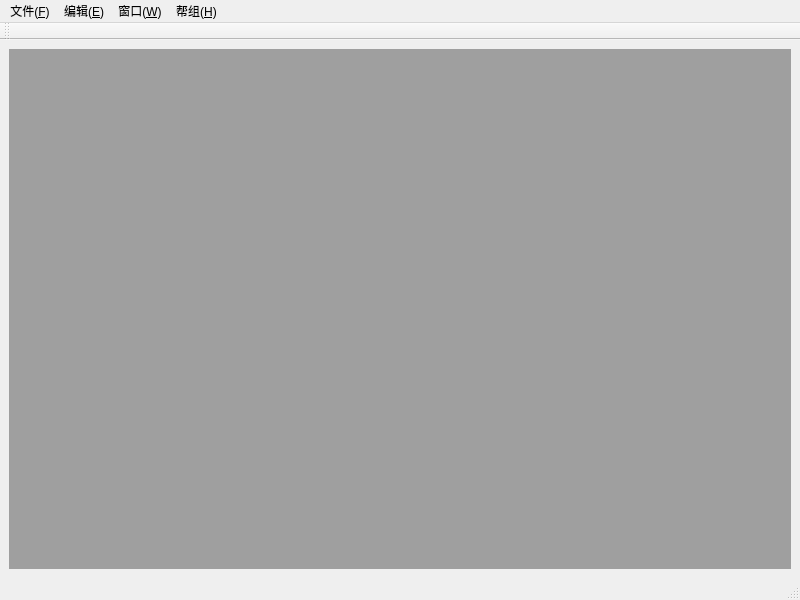
<?xml version="1.0" encoding="UTF-8"?>
<ui version="4.0">
 <class>mainwindow</class>
 <widget class="QMainWindow" name="mainwindow">
  <property name="geometry">
   <rect>
    <x>0</x>
    <y>0</y>
    <width>800</width>
    <height>600</height>
   </rect>
  </property>
  <property name="windowTitle">
   <string>mainwindow</string>
  </property>
  <widget class="QWidget" name="centralwidget">
   <layout class="QGridLayout" name="gridLayout">
    <item row="0" column="0">
     <widget class="QMdiArea" name="mdiArea"/>
    </item>
   </layout>
  </widget>
  <widget class="QMenuBar" name="menubar">
   <property name="geometry">
    <rect>
     <x>0</x>
     <y>0</y>
     <width>800</width>
     <height>23</height>
    </rect>
   </property>
   <widget class="QMenu" name="menu_F">
    <property name="title">
     <string>文件(&amp;F)</string>
    </property>
    <addaction name="actionNew"/>
    <addaction name="actionOpen"/>
    <addaction name="separator"/>
    <addaction name="actionSave"/>
    <addaction name="actionSaveAs"/>
    <addaction name="actionExit"/>
   </widget>
   <widget class="QMenu" name="menu_E">
    <property name="title">
     <string>编辑(&amp;E)</string>
    </property>
    <addaction name="actionUndo"/>
    <addaction name="actionRedo"/>
    <addaction name="separator"/>
    <addaction name="actionCut"/>
    <addaction name="actionCopy"/>
    <addaction name="actionPaste"/>
   </widget>
   <widget class="QMenu" name="menu_W">
    <property name="title">
     <string>窗口(&amp;W)</string>
    </property>
    <addaction name="actionClose"/>
    <addaction name="actionCloseAll"/>
    <addaction name="separator"/>
    <addaction name="actionTile"/>
    <addaction name="actionCascade"/>
    <addaction name="separator"/>
    <addaction name="actionNext"/>
    <addaction name="actionPrevious"/>
   </widget>
   <widget class="QMenu" name="menu_H">
    <property name="title">
     <string>帮组(&amp;H)</string>
    </property>
    <addaction name="actionAbout"/>
    <addaction name="action_QtAboutQt"/>
   </widget>
   <addaction name="menu_F"/>
   <addaction name="menu_E"/>
   <addaction name="menu_W"/>
   <addaction name="menu_H"/>
  </widget>
  <widget class="QStatusBar" name="statusbar"/>
  <widget class="QToolBar" name="toolBar">
   <property name="windowTitle">
    <string>toolBar</string>
   </property>
   <attribute name="toolBarArea">
    <enum>TopToolBarArea</enum>
   </attribute>
   <attribute name="toolBarBreak">
    <bool>false</bool>
   </attribute>
  </widget>
  <action name="actionNew">
   <property name="text">
    <string>新建文件(&amp;N)</string>
   </property>
   <property name="toolTip">
    <string>新建文件</string>
   </property>
   <property name="shortcut">
    <string>Ctrl+N</string>
   </property>
  </action>
  <action name="actionOpen">
   <property name="text">
    <string>打开文件(&amp;O)...</string>
   </property>
   <property name="toolTip">
    <string>打开文件</string>
   </property>
   <property name="shortcut">
    <string>Ctrl+O</string>
   </property>
  </action>
  <action name="actionSave">
   <property name="text">
    <string>保存(&amp;S)</string>
   </property>
   <property name="toolTip">
    <string>保存</string>
   </property>
   <property name="shortcut">
    <string>Ctrl+S</string>
   </property>
  </action>
  <action name="actionSaveAs">
   <property name="text">
    <string>另存为(&amp;A)...</string>
   </property>
   <property name="toolTip">
    <string>另存为</string>
   </property>
  </action>
  <action name="actionExit">
   <property name="text">
    <string>退出(X)</string>
   </property>
   <property name="toolTip">
    <string>退出</string>
   </property>
  </action>
  <action name="actionUndo">
   <property name="text">
    <string>撤销(&amp;Z)</string>
   </property>
   <property name="toolTip">
    <string>撤销</string>
   </property>
   <property name="shortcut">
    <string>Ctrl+Z</string>
   </property>
  </action>
  <action name="actionRedo">
   <property name="text">
    <string>恢复(&amp;Y)</string>
   </property>
   <property name="shortcut">
    <string>Ctrl+Y</string>
   </property>
  </action>
  <action name="actionCut">
   <property name="text">
    <string>剪切(&amp;X)</string>
   </property>
   <property name="toolTip">
    <string>剪切</string>
   </property>
   <property name="shortcut">
    <string>Ctrl+C</string>
   </property>
  </action>
  <action name="actionCopy">
   <property name="text">
    <string>复制(&amp;C)</string>
   </property>
   <property name="toolTip">
    <string>复制</string>
   </property>
   <property name="shortcut">
    <string>Ctrl+C</string>
   </property>
  </action>
  <action name="actionPaste">
   <property name="text">
    <string>粘贴(&amp;V)</string>
   </property>
   <property name="toolTip">
    <string>粘贴</string>
   </property>
   <property name="shortcut">
    <string>Ctrl+V</string>
   </property>
  </action>
  <action name="actionClose">
   <property name="text">
    <string>关闭(O)</string>
   </property>
   <property name="toolTip">
    <string>关闭</string>
   </property>
  </action>
  <action name="actionCloseAll">
   <property name="text">
    <string>关闭所有窗口(&amp;A)</string>
   </property>
   <property name="toolTip">
    <string>关闭所有窗口</string>
   </property>
  </action>
  <action name="actionTile">
   <property name="text">
    <string>平铺(&amp;T)</string>
   </property>
   <property name="toolTip">
    <string>平铺</string>
   </property>
  </action>
  <action name="actionCascade">
   <property name="text">
    <string>层叠(&amp;C)</string>
   </property>
   <property name="toolTip">
    <string>层叠</string>
   </property>
  </action>
  <action name="actionNext">
   <property name="text">
    <string>下一个(&amp;X)</string>
   </property>
   <property name="toolTip">
    <string>下一个</string>
   </property>
   <property name="shortcut">
    <string>Ctrl+Tab</string>
   </property>
  </action>
  <action name="actionPrevious">
   <property name="text">
    <string>
前一个(&amp;V)</string>
   </property>
   <property name="toolTip">
    <string>前一个</string>
   </property>
   <property name="shortcut">
    <string>Ctrl+Shift+Backtab</string>
   </property>
  </action>
  <action name="actionAbout">
   <property name="text">
    <string>关于(&amp;A)</string>
   </property>
   <property name="toolTip">
    <string>关于</string>
   </property>
  </action>
  <action name="action_QtAboutQt">
   <property name="text">
    <string>关于Qt(&amp;Q)</string>
   </property>
   <property name="toolTip">
    <string>关于Qt</string>
   </property>
  </action>
 </widget>
 <resources/>
 <connections/>
</ui>
